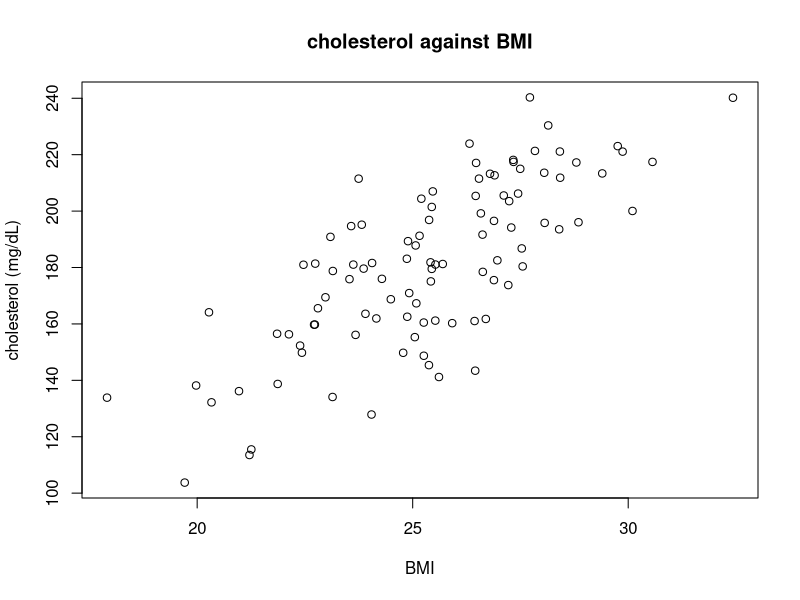
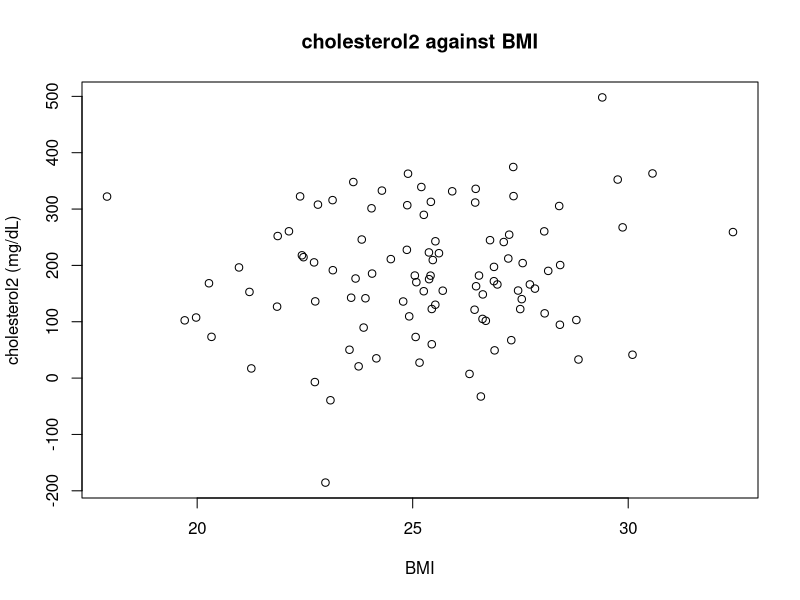
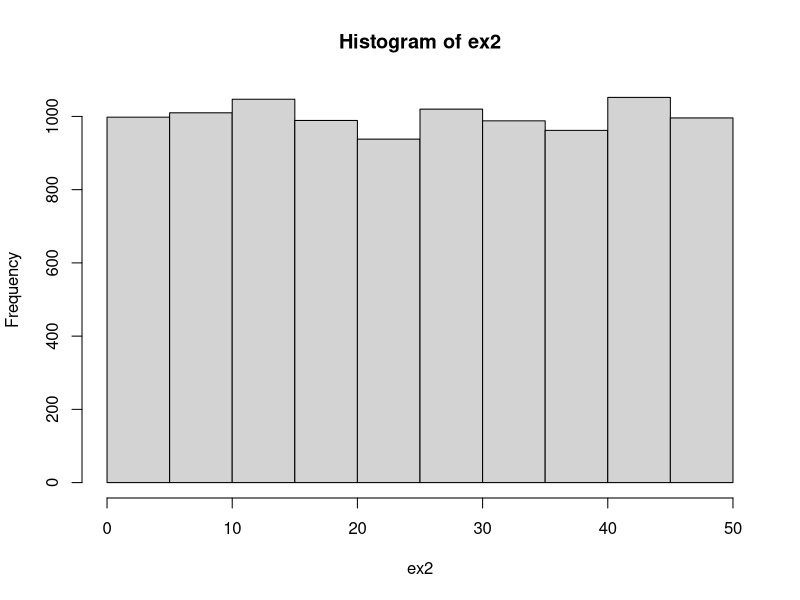
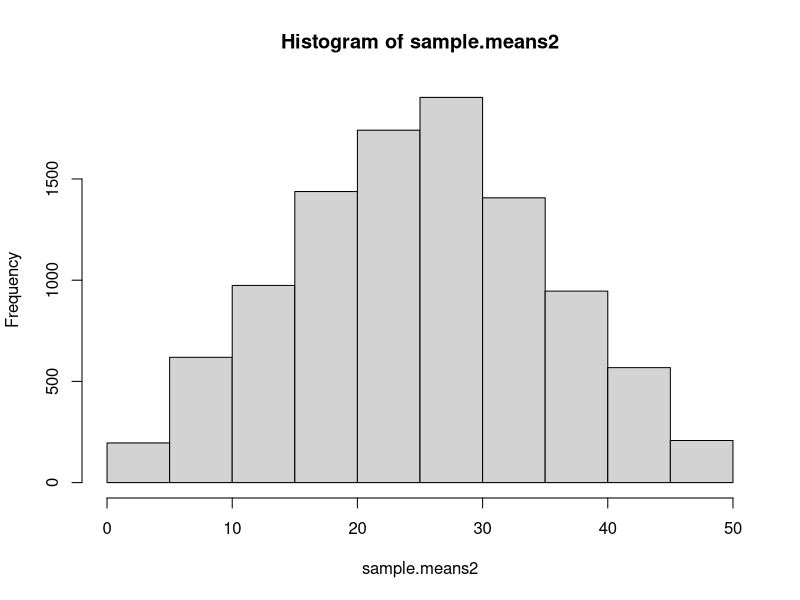
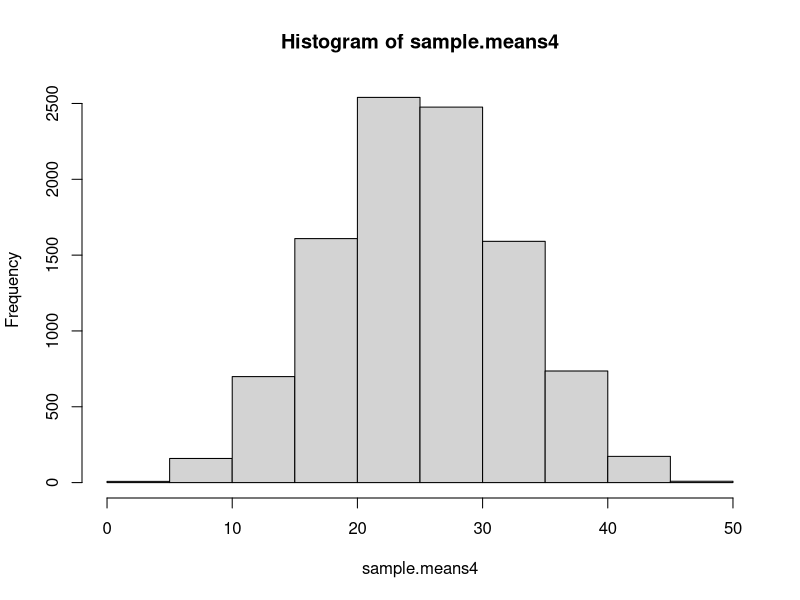
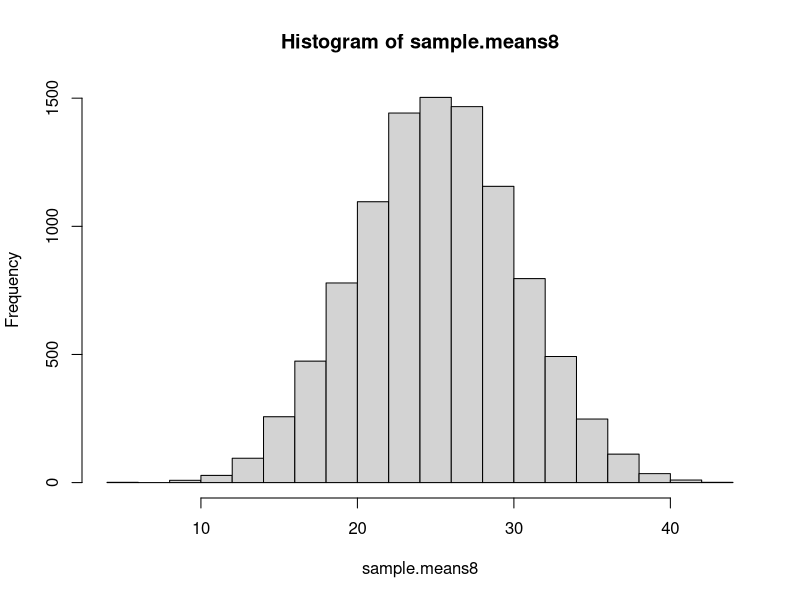
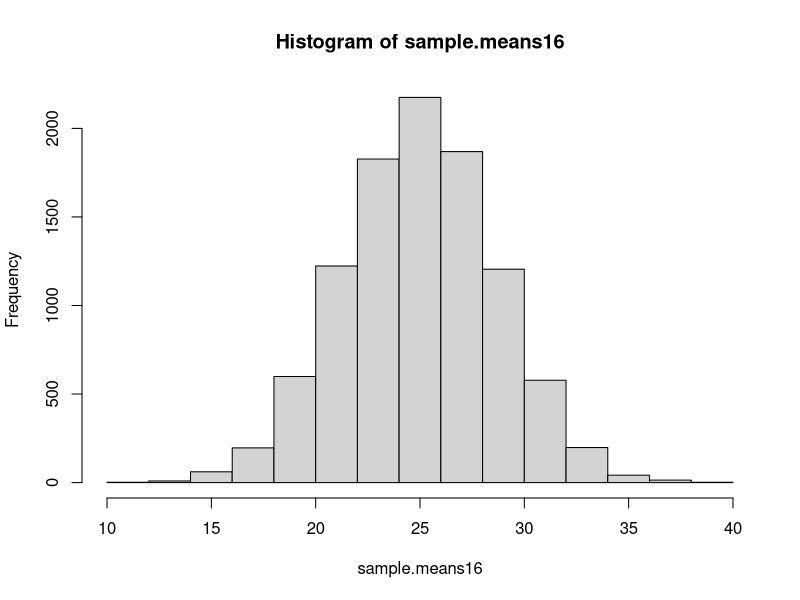
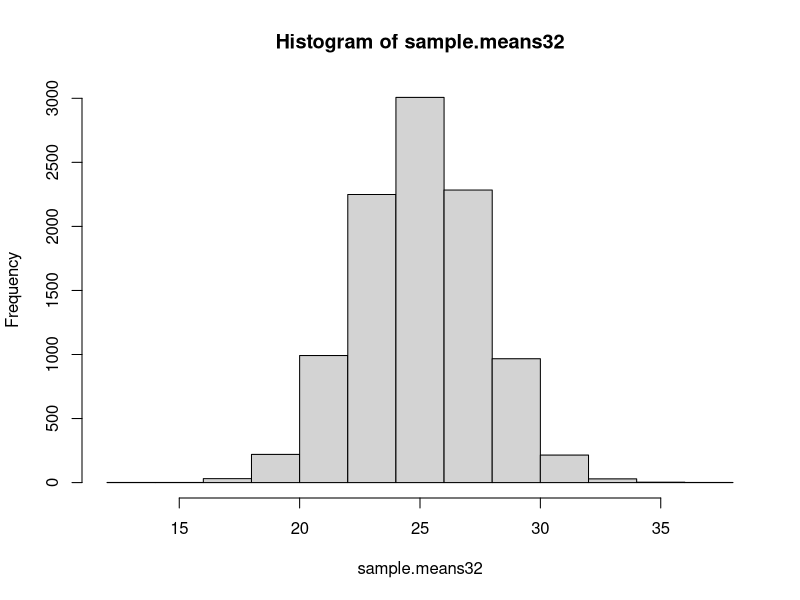

These charts were generated, in order, by the following R code:
#Exercise 1
BMI <- rnorm(100, 25, 2.5)
#Since when BMI=20, cholesterol=140 and when BMI=30, cholesterol=220, the linear function between cholesterol and BMI is y=8x-20 (y is cholesterol and x is BMI). Thus, the cholesterol is coded using 8*BMI-20 as the fixed component with error that has a standard deviation of 20. 
CH1 <- 8*BMI-20+rnorm(100,0,20)
plot(x = BMI, y = CH1, xlab='BMI', ylab='cholesterol (mg/dL)', main = 'cholesterol against BMI')
#There is a uptrend linear correlation between chelesterol and BMI, although it does not seem to be very strong. 
CH2 <- 8*BMI-20+rnorm(100,0,100)
plot(x = BMI, y = CH2, xlab='BMI', ylab='cholesterol2 (mg/dL)', main = 'cholesterol2 against BMI')
#The dots in this graph seems to be more scattered and the correaltion in this case seems to be much weaker. This could because the variance of cholesterol becomes much larger. 

#Exercise 2
#part 1
ex2 <- runif(10000, min = 0, max = 50)
#part 2
hist(ex2)
mean1 <- mean(ex2)
var1 <- var(ex2)
#part 3
n2 <- 2; rows2 <- 10000
sim2 <- runif(n2*rows2, min=0, max=50)
m2 <- matrix(sim2, rows2)
#part 4
sample.means2 <- rowMeans(m2)
#part 5
hist(sample.means2)
mean2 <- mean(sample.means2)
var2 <- var(sample.means2)
#part 6
#for sample size 4
n4 <- 4; rows4 <- 10000
sim4 <- runif(n4*rows4, min = 0, max = 50)
m4 <- matrix(sim4, rows4)
sample.means4 <- rowMeans(m4)
hist(sample.means4)
mean4 <- mean(sample.means4)
var4 <- var(sample.means4)
#for sample size 8
n8 <- 8; rows8 <- 10000
sim8 <- runif(n8*rows8, min = 0, max = 50)
m8 <- matrix(sim8, rows8)
sample.means8 <- rowMeans(m8)
hist(sample.means8)
mean8 <- mean(sample.means8)
var8 <- var(sample.means8)
#for sample size 16
n16 <- 16; rows16 <- 10000
sim16 <- runif(n16*rows16, min = 0, max = 50)
m16 <- matrix(sim16, rows16)
sample.means16 <- rowMeans(m16)
hist(sample.means16)
mean16 <- mean(sample.means16)
var16 <- var(sample.means16)
#for sample size 32
n32 <- 32; rows32 <- 10000
sim32 <- runif(n32*rows32, min = 0, max = 50)
m32 <- matrix(sim32, rows32)
sample.means32 <- rowMeans(m32)
hist(sample.means32)
mean32 <- mean(sample.means32)
var32 <- var(sample.means32)
#for sample size 64
n64 <- 64; rows64 <- 10000
sim64 <- runif(n64*rows64, min = 0, max = 50)
m64 <- matrix(sim64, rows64)
sample.means64 <- rowMeans(m64)
hist(sample.means64)
mean64 <- mean(sample.means64)
var64 <- var(sample.means64)
#plot of mean of each sample mean against size number
Xsample.means <- rbind(mean1, mean2, mean4, mean8, mean16, mean32, mean64)
Nsample.means <- rbind(1, n2, n4, n8, n16, n32, n64)
plot(x = Nsample.means, y = Xsample.means, xlab = 'sample size', ylab = 'mean of sample means', main = 'Mean of sample means against sample size')
#plot of variance of each sample mean against reciprocal of size number
Vsample.means <- rbind(var1, var2, var4, var8, var16, var32, var64)
RNsample.means <- rbind(1/1, 1/n2, 1/n4, 1/n8, 1/n16, 1/n32, 1/n64)
plot(x = RNsample.means, y = Vsample.means, xlab = 'reciprocal of sample size', ylab = 'variance of sample means', main = 'Variance of sample means vs. reciprocal of sample size')
#The above is all for uniform distribution
#for poisson distribution
#for sample size 1
Pex2 <- rpois(10000,0.5)
hist(Pex2)
Pmean1 <- mean(Pex2)
Pvar1 <- var(Pex2)
#for sample size 2
Pn2 <- 2; Prows2 <- 10000
Psim2 <- rpois(Pn2*Prows2, 0.5)
Pm2 <- matrix(Psim2, Prows2)
Psample.means2 <- rowMeans(Pm2)
hist(Psample.means2)
Pmean2 <- mean(Psample.means2)
Pvar2 <- var(Psample.means2)
#for sample size 4
Pn4 <- 4; Prows4 <- 10000
Psim4 <- rpois(Pn4*Prows4, 0.5)
Pm4 <- matrix(Psim4, Prows4)
Psample.means4 <- rowMeans(Pm4)
hist(Psample.means4)
Pmean4 <- mean(Psample.means4)
Pvar4 <- var(Psample.means4)
#for sample size 8
Pn8 <- 8; Prows8 <- 10000
Psim8 <- rpois(Pn8*Prows8, 0.5)
Pm8 <- matrix(Psim8, Prows8)
Psample.means8 <- rowMeans(Pm8)
hist(Psample.means8)
Pmean8 <- mean(Psample.means8)
Pvar8 <- var(Psample.means8)
#for sample size 16
Pn16 <- 16; Prows16 <- 10000
Psim16 <- rpois(Pn16*Prows16, 0.5)
Pm16 <- matrix(Psim16, Prows16)
Psample.means16 <- rowMeans(Pm16)
hist(Psample.means16)
Pmean16 <- mean(Psample.means16)
Pvar16 <- var(Psample.means16)
#for sample size 32
Pn32 <- 32; Prows32 <- 10000
Psim32 <- rpois(Pn32*Prows32, 0.5)
Pm32 <- matrix(Psim32, Prows32)
Psample.means32 <- rowMeans(Pm32)
hist(Psample.means32)
Pmean32 <- mean(Psample.means32)
Pvar32 <- var(Psample.means32)
#for sample size 64
Pn64 <- 64; Prows64 <- 10000
Psim64 <- rpois(Pn64*Prows64, 0.5)
Pm64 <- matrix(Psim64, Prows64)
Psample.means64 <- rowMeans(Pm64)
hist(Psample.means64)
Pmean64 <- mean(Psample.means64)
Pvar64 <- var(Psample.means64)
#plot of mean of each sample mean against size number for poisson distribution
PXsample.means <- rbind(Pmean1, Pmean2, Pmean4, Pmean8, Pmean16, Pmean32, Pmean64)
PNsample.means <- rbind(1, Pn2, Pn4, Pn8, Pn16, Pn32, Pn64)
plot(x = PNsample.means, y = PXsample.means, xlab = 'sample size', ylab = 'mean of sample means', main = 'Mean of sample means against sample size (poisson)')
#plot of variance of each sample mean against reciprocal of size number for poisson distribution
PVsample.means <- rbind(Pvar1, Pvar2, Pvar4, Pvar8, Pvar16, Pvar32, Pvar64)
PRNsample.means <- rbind(1/1, 1/Pn2, 1/Pn4, 1/Pn8, 1/Pn16, 1/Pn32, 1/Pn64)
plot(x = PRNsample.means, y = PVsample.means, xlab = 'reciprocal of sample size', ylab = 'variance of sample means', main = 'Variance of sample means vs. reciprocal of sample size (poisson)')
#Central limit Theorem: the means of samples have a normal distribution regardless of the shape of the original population. 

#Exercise 3
#part 1
fcats <- c(2,1,4,1,2,1,1,2,0,3,0,5)
#Assign the observations of feral cats to fcats
mean(fcats)
#Calculate the mean of observed data, which is 1.83
counter <- 0 #Set up a counter
for(i in 1:1000000){ #Loop through 1 million iterations
  w <- rpois(12,3.5) #Generate random sample that has a size of 12, a mean of 3.5 and a poisson distribution
  if (mean(w)<1.83){counter <- counter+1} #Ask if the mean of the sample generated is less than or equal to 1.83, if it is, the counter will be taken and add 1
  #In this case equal to 1.83 is not part of the script, since this is a continuous random variable, the probability of it will be 0
}
counter <- counter/1000000 #Whenever a mean is less than 1.83 is found, 1 is added to the counter. At the end, the counter will be expressed as a proportion of 1 million
#The above loop returns counter = 0.000268, this is much less than the level of significance of 0.05, so we reject the null hypothesis that the population mean is 3.5
#part 2
fgoats <- c(4,3,6,2,3,2,2,3,2,5,1,7)
#Assign the observations of feral goats to fgoats
mean(fgoats)
#Calculate the mean of observed data from feral goats, which is 3.33
counterg <- 0 #Set up a counterg for feral goats
for(i in 1:1000000){ #loop through 1 million iterations
  w <- rpois(12,3.5) #Generate random sample that has a size of 12, a mean of 3.5 and a poisson distribution
  if (mean(w)<3.33){counterg <- counterg+1} #Ask if the mean of the feral goat sample generated is less than 3.33, if it is, the counterg will be taken and add 1
}
counterg <- counterg/1000000 #Whenever a mean is less than 3.33 is found, 1 is added to the counterg. At the end, the counterg will be expressed as a proportion of 1 million
#The above loop returns counterg = 0.358372, this is much more than the level of significance of 0.05, so we retain the null hypothesis that the population mean of feral goats is 3.5. This also means that the population mean of feral goats do not equal to the population mean of feral cats
